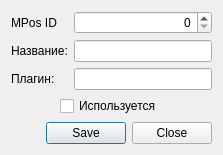
<?xml version="1.0" encoding="UTF-8"?>
<ui version="4.0">
 <class>PaytypeDialog</class>
 <widget class="QDialog" name="PaytypeDialog">
  <property name="geometry">
   <rect>
    <x>0</x>
    <y>0</y>
    <width>223</width>
    <height>144</height>
   </rect>
  </property>
  <property name="windowTitle">
   <string>Dialog</string>
  </property>
  <layout class="QGridLayout" name="gridLayout">
   <item row="2" column="0">
    <widget class="QDialogButtonBox" name="buttonBox">
     <property name="standardButtons">
      <set>QDialogButtonBox::Close|QDialogButtonBox::Save</set>
     </property>
    </widget>
   </item>
   <item row="0" column="0">
    <layout class="QFormLayout" name="formLayout">
     <item row="0" column="0">
      <widget class="QLabel" name="label">
       <property name="text">
        <string>MPos ID</string>
       </property>
      </widget>
     </item>
     <item row="0" column="1">
      <widget class="QSpinBox" name="spinBoxMPosID">
       <property name="wrapping">
        <bool>false</bool>
       </property>
       <property name="alignment">
        <set>Qt::AlignRight|Qt::AlignTrailing|Qt::AlignVCenter</set>
       </property>
       <property name="buttonSymbols">
        <enum>QAbstractSpinBox::UpDownArrows</enum>
       </property>
       <property name="accelerated">
        <bool>false</bool>
       </property>
       <property name="showGroupSeparator" stdset="0">
        <bool>false</bool>
       </property>
       <property name="maximum">
        <number>20</number>
       </property>
      </widget>
     </item>
     <item row="1" column="0">
      <widget class="QLabel" name="label_2">
       <property name="text">
        <string>Название:</string>
       </property>
      </widget>
     </item>
     <item row="1" column="1">
      <widget class="QLineEdit" name="lineEditName"/>
     </item>
     <item row="2" column="0">
      <widget class="QLabel" name="label_3">
       <property name="text">
        <string>Плагин:</string>
       </property>
      </widget>
     </item>
     <item row="2" column="1">
      <widget class="QLineEdit" name="lineEditDLName">
       <property name="text">
        <string/>
       </property>
      </widget>
     </item>
    </layout>
   </item>
   <item row="1" column="0" alignment="Qt::AlignHCenter">
    <widget class="QCheckBox" name="checkBox">
     <property name="text">
      <string>Используется</string>
     </property>
    </widget>
   </item>
  </layout>
 </widget>
 <resources/>
 <connections/>
</ui>
